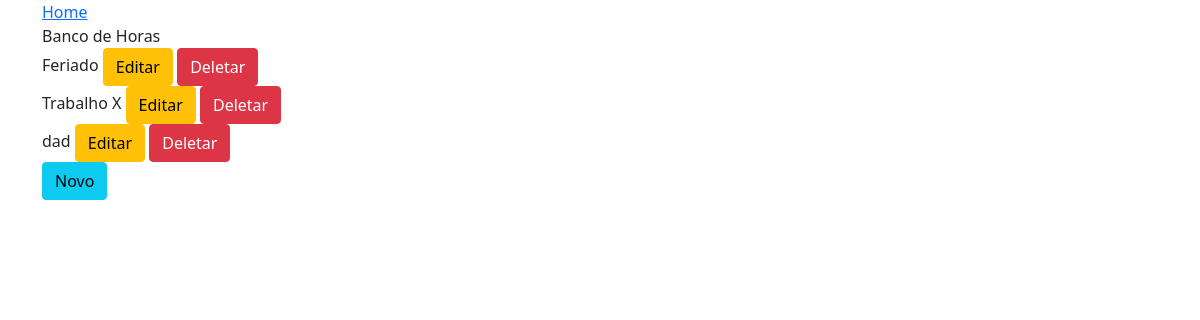
/horas-extras/ (signed in), run on an earlier commit of the app's database.
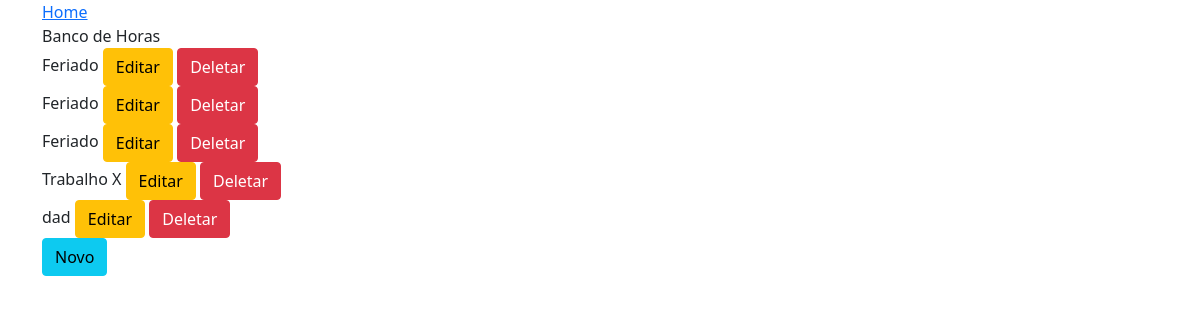
And on a later commit of the database.
### apps/registro_hora_extra/models.py (models this page shows, shortened)
class RegistroHoraExtra(models.Model):
    motivo = models.CharField('Motivo', max_length=100, help_text='Motivo da Hora Extra')
    funcionario = models.ForeignKey(Funcionario, on_delete=models.PROTECT)
    horas = models.DecimalField(max_digits=5, decimal_places=2)
    def __str__(self):
        return self.motivo

### apps/registro_hora_extra/views.py (the view)
# urls.py: path('', HoraExtraListView.as_view(), name='list_hora_extra'),
class HoraExtraListView(ListView):
    model = RegistroHoraExtra
    template_name = 'hora_extra_list.html'
    def get_queryset(self):
        empresa_logada = self.request.user.funcionario.empresa
        return RegistroHoraExtra.objects.filter(funcionario__empresa=empresa_logada)

### apps/registro_hora_extra/templates/hora_extra_list.html (shortened to what this page needs)
{% extends 'base.html' %}
{% block main %}
    Banco de Horas <br>
    {% for horas in object_list %}
        {{ horas }}
        <a href="{% url 'edit_hora_extra_base' horas.id %}" class="btn btn-warning">Editar</a>
        <a href="{% url 'delete_hora_extra' horas.id %}" class="btn btn-danger">Deletar</a>
        <br>
    {% endfor %}
        <a href="{% url 'create_hora_extra' %}" class="btn btn-info" >Novo</a>
    {% endblock %}

What changed in the data, as far as the page shows it:
added RegistroHoraExtra: motivo "Feriado"
added RegistroHoraExtra: motivo "Feriado"
